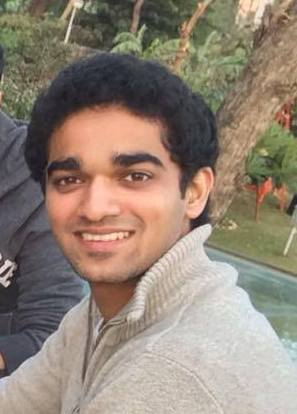
#> input picture isawebsite/img/AbhishekD.jpg, 297 x 414 px; its folder holds 4 pictures in this run
$ python resizer.py
#> lines starting #> are read from the running program, lines starting #| are printed output that depends on the picture
from PIL import Image
from os import listdir
import os
for file in listdir(os.getcwd()):
	if ".jpg" in file or ".png" in file:
		print(file)
		im = Image.open(file)
#> im is the input picture: PIL image 297x414 RGB; mean R, G, B 145.8, 131.6, 117.8
		im = im.resize((730,349))
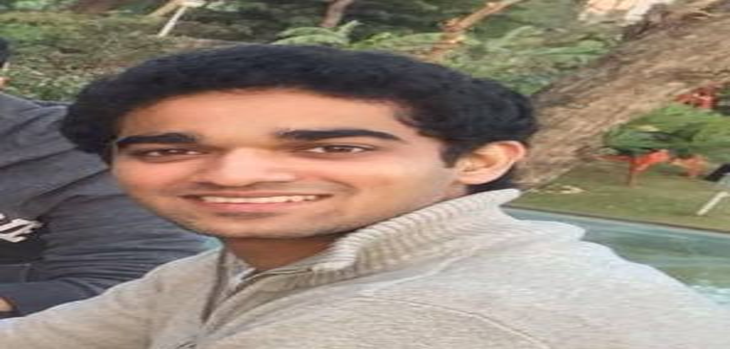
#> im: PIL image 730x349 RGB; mean R, G, B 145.8, 131.6, 117.8
		im.save("new"+file)
#> pass 2 of the loop `for file in listdir(os.getcwd()):`:
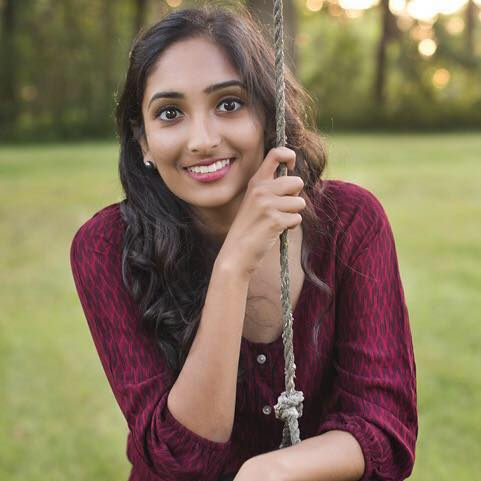
#> input picture isawebsite/img/Anagha.jpg, 481 x 481 px
#> im is the input picture: PIL image 481x481 RGB; mean R, G, B 130.2, 113.6, 87.9
#> `im = im.resize((730,349))`:
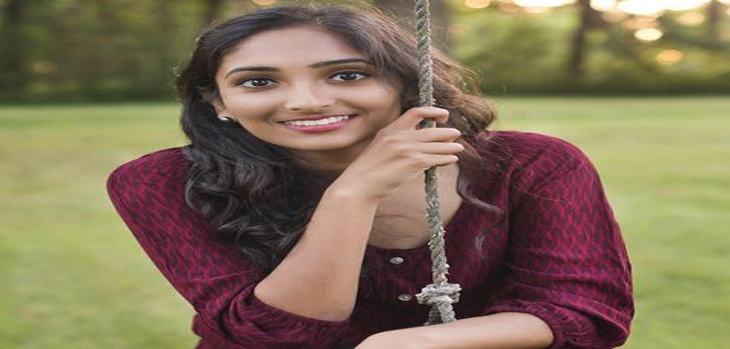
#> im: PIL image 730x349 RGB; mean R, G, B 130.2, 113.6, 87.9
#> pass 3 of the loop `for file in listdir(os.getcwd()):`:
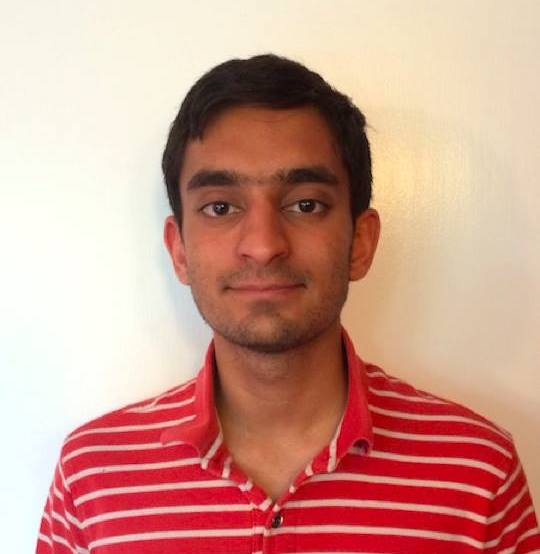
#> input picture isawebsite/img/Arjun.jpg, 540 x 554 px
#> im is the input picture: PIL image 540x554 RGB; mean R, G, B 206.7, 154.6, 140.9
#> `im = im.resize((730,349))`:
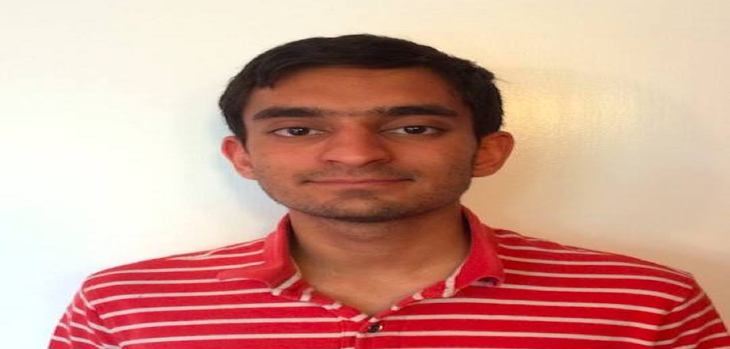
#> im: PIL image 730x349 RGB; mean R, G, B 206.7, 154.6, 140.9
#> the loop made 5 passes; the first 3 are shown
